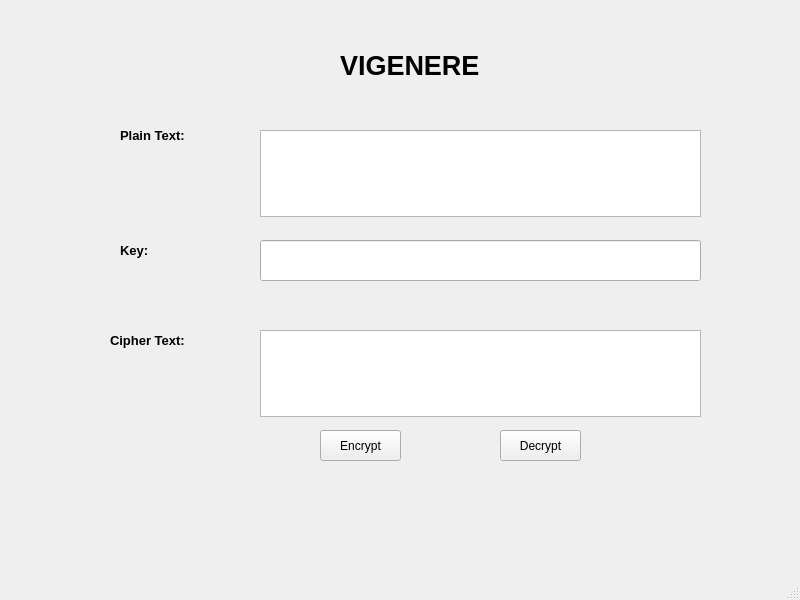
<?xml version="1.0" encoding="UTF-8"?>
<ui version="4.0">
 <class>MainWindow</class>
 <widget class="QMainWindow" name="MainWindow">
  <property name="geometry">
   <rect>
    <x>0</x>
    <y>0</y>
    <width>800</width>
    <height>600</height>
   </rect>
  </property>
  <property name="windowTitle">
   <string>MainWindow</string>
  </property>
  <widget class="QWidget" name="centralwidget">
   <widget class="QLabel" name="label_4">
    <property name="geometry">
     <rect>
      <x>340</x>
      <y>50</y>
      <width>201</width>
      <height>31</height>
     </rect>
    </property>
    <property name="font">
     <font>
      <pointsize>20</pointsize>
      <weight>75</weight>
      <bold>true</bold>
     </font>
    </property>
    <property name="text">
     <string>VIGENERE</string>
    </property>
   </widget>
   <widget class="QLabel" name="label">
    <property name="geometry">
     <rect>
      <x>120</x>
      <y>120</y>
      <width>101</width>
      <height>31</height>
     </rect>
    </property>
    <property name="font">
     <font>
      <pointsize>10</pointsize>
      <weight>75</weight>
      <bold>true</bold>
     </font>
    </property>
    <property name="text">
     <string>Plain Text:</string>
    </property>
   </widget>
   <widget class="QLabel" name="label_2">
    <property name="geometry">
     <rect>
      <x>120</x>
      <y>240</y>
      <width>51</width>
      <height>21</height>
     </rect>
    </property>
    <property name="font">
     <font>
      <pointsize>10</pointsize>
      <weight>75</weight>
      <bold>true</bold>
     </font>
    </property>
    <property name="text">
     <string>Key:</string>
    </property>
   </widget>
   <widget class="QLabel" name="label_3">
    <property name="geometry">
     <rect>
      <x>110</x>
      <y>330</y>
      <width>111</width>
      <height>21</height>
     </rect>
    </property>
    <property name="font">
     <font>
      <pointsize>10</pointsize>
      <weight>75</weight>
      <bold>true</bold>
     </font>
    </property>
    <property name="text">
     <string>Cipher Text:</string>
    </property>
   </widget>
   <widget class="QTextEdit" name="txt_plain_text">
    <property name="geometry">
     <rect>
      <x>260</x>
      <y>130</y>
      <width>441</width>
      <height>87</height>
     </rect>
    </property>
   </widget>
   <widget class="QLineEdit" name="txt_key">
    <property name="geometry">
     <rect>
      <x>260</x>
      <y>240</y>
      <width>441</width>
      <height>41</height>
     </rect>
    </property>
   </widget>
   <widget class="QTextEdit" name="txt_cipher_text">
    <property name="geometry">
     <rect>
      <x>260</x>
      <y>330</y>
      <width>441</width>
      <height>87</height>
     </rect>
    </property>
   </widget>
   <widget class="QPushButton" name="btn_encrypt">
    <property name="geometry">
     <rect>
      <x>320</x>
      <y>430</y>
      <width>81</width>
      <height>31</height>
     </rect>
    </property>
    <property name="text">
     <string>Encrypt</string>
    </property>
   </widget>
   <widget class="QPushButton" name="btn_decrypt">
    <property name="geometry">
     <rect>
      <x>500</x>
      <y>430</y>
      <width>81</width>
      <height>31</height>
     </rect>
    </property>
    <property name="text">
     <string>Decrypt</string>
    </property>
   </widget>
  </widget>
  <widget class="QMenuBar" name="menubar">
   <property name="geometry">
    <rect>
     <x>0</x>
     <y>0</y>
     <width>800</width>
     <height>26</height>
    </rect>
   </property>
  </widget>
  <widget class="QStatusBar" name="statusbar"/>
 </widget>
 <resources/>
 <connections/>
</ui>
